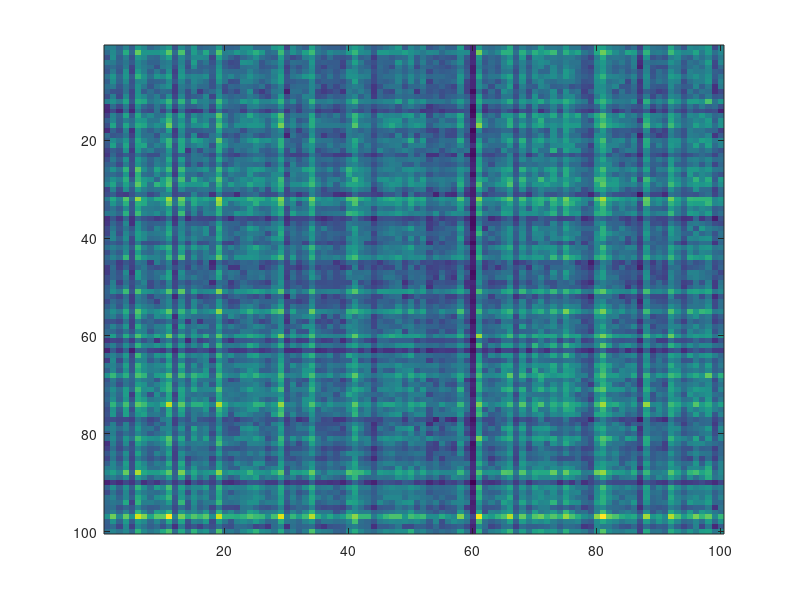

Source code (MATLAB): (Note: this script raises an error after producing the figure.)
clear; close all; clc;

% 行列のサイズ
I = 100; % Xの行数
J = 100; % Xの列数
K = 10; % 基底数

% パラメータ
nItr = 1000; % 更新式の反復回数

% 非負観測行列の生成
trueW = rand(I, K); % 非負乱数（開区間(0, 1)）
trueH = rand(K, J); % 非負乱数（開区間(0, 1)）
X = trueW * trueH; % ランクKの非負観測行列

% Xの表示
figure; imagesc(X);

% NMF変数の乱数初期化
W = rand(I, K);
H = rand(K, J);

% ------ Eu-NMF ------
% コスト関数値格納行列定義
cost_EuNMF = zeros(nItr + 1,1);
W_Eu = W;
H_Eu = H;

% コスト関数値の初期値格納(フロベニウスノルムの二乗値計算)
err = X - W_Eu*H_Eu;
traceErr = sum(err.*err, 'all');
cost_EuNMF(1) = sqrt(traceErr);

% 正規化によるWHが変化しないことの確認
cntErr = 0;

% Eu-NMFの更新式
for iItr = 1:nItr
    W_Eu = W_Eu .* ( (X*H_Eu.') ./ (W_Eu*(H_Eu*H_Eu.')) );
    H_Eu = H_Eu .* ( (W_Eu.'*X) ./ ((W_Eu.'*W_Eu)*H_Eu) );    
    
    % WHが変化しないことの確認
    prevWH = W_Eu*H_Eu;

    % Wの列毎に正規化係数を計算（列の総和）
    % todo
    nomalC_Eu = sum(W_Eu,1);

    % Wに正規化係数を適用
    % todo
    W_Eu = W_Eu ./ nomalC_Eu;
       
    % Hに正規化係数を適用
    % todo
    for i = 1:K
        for j = 1:J
            H_Eu(i,j) = nomalC_Eu(i) * H_Eu(i,j);
        end
    end

    % WHが変化しないことの確認
    nomalWH_Eu = W_Eu*H_Eu;
    if(nomalWH_Eu - prevWH > 10^-15)
        cntErr = cntErr + 1;
    end

    % フロベニウスノルムの二乗値計算
    err = X - nomalWH_Eu;
    traceErr = sum(err.*err, 'all');
    cost_EuNMF(iItr+1) = sqrt(traceErr);
end

% 近似された観測行列の表示
Xhat_Eu = nomalWH_Eu;
figure; imagesc(Xhat_Eu);

% コスト関数値のグラフ描画(線形)
figure; plot(cost_EuNMF);
xlabel("反復回数", "FontSize", 14);
ylabel("コスト関数値(線形軸)", "FontSize", 14);

% コスト関数値のグラフ描画(対数軸)
figure; semilogy(cost_EuNMF);
xlabel("反復回数", "FontSize", 14);
ylabel("コスト関数値(対数軸)", "FontSize", 14);

% ------ KL-NMF ------
W_KL = W;
H_KL = H;
% コスト関数値格納行列定義
cost_KLNMF = zeros(nItr + 1,1);

% コスト関数値の初期値格納(フロベニウスノルムの二乗値計算)
err = X - W_KL*H_KL;
traceErr = sum(err.*err, 'all');
cost_KLNMF(1) = sqrt(traceErr);

% KL-NMFの更新式
for iItr = 1:nItr
    W_KL = W_KL .* (((X./(W_KL*H_KL))*H_KL.')./ (ones(I,J)*H_KL.'));
    H_KL = H_KL .* ((W_KL.'*(X./(W_KL*H_KL))) ./ (W_KL.'*ones(I,J)));

    % Wの列毎に正規化係数を計算（列の総和）
    % todo
    nomalC_KL = sum(W_KL,1);

    % Wに正規化係数を適用
    % todo
    W_KL = W_KL ./ nomalC_KL;
       
    % Hに正規化係数を適用
    % todo
    H_KL = nomalC.' .*H_KL;

    nomalWH_KL = W_KL * H_KL;
    % フロベニウスノルムの二乗値計算
    err_KL = X - nomalWH_KL;
    traceErr_KL = sum(err_KL.*err_KL, 'all');
    cost_KLNMF(iItr+1) = sqrt(traceErr_KL);
end

% 近似された観測行列の表示
Xhat_KL = nomalWH_KL;
figure; imagesc(Xhat_KL);

% コスト関数値のグラフ描画(線形)
figure; plot(cost_KLNMF);
xlabel("反復回数", "FontSize", 14);
ylabel("コスト関数値(線形軸)", "FontSize", 14);

% コスト関数値のグラフ描画(対数軸)
figure; semilogy(cost_KLNMF);
xlabel("反復回数", "FontSize", 14);
ylabel("コスト関数値(対数軸)", "FontSize", 14);


% ------ IS-NMF ------
W_IS = W;
H_IS = H;
% コスト関数値格納行列定義
cost_ISNMF = zeros(nItr + 1,1);

% コスト関数値の初期値格納(フロベニウスノルムの二乗値計算)
err = X - W_IS*H_IS;
traceErr = sum(err.*err, 'all');
cost_ISNMF(1) = sqrt(traceErr);
